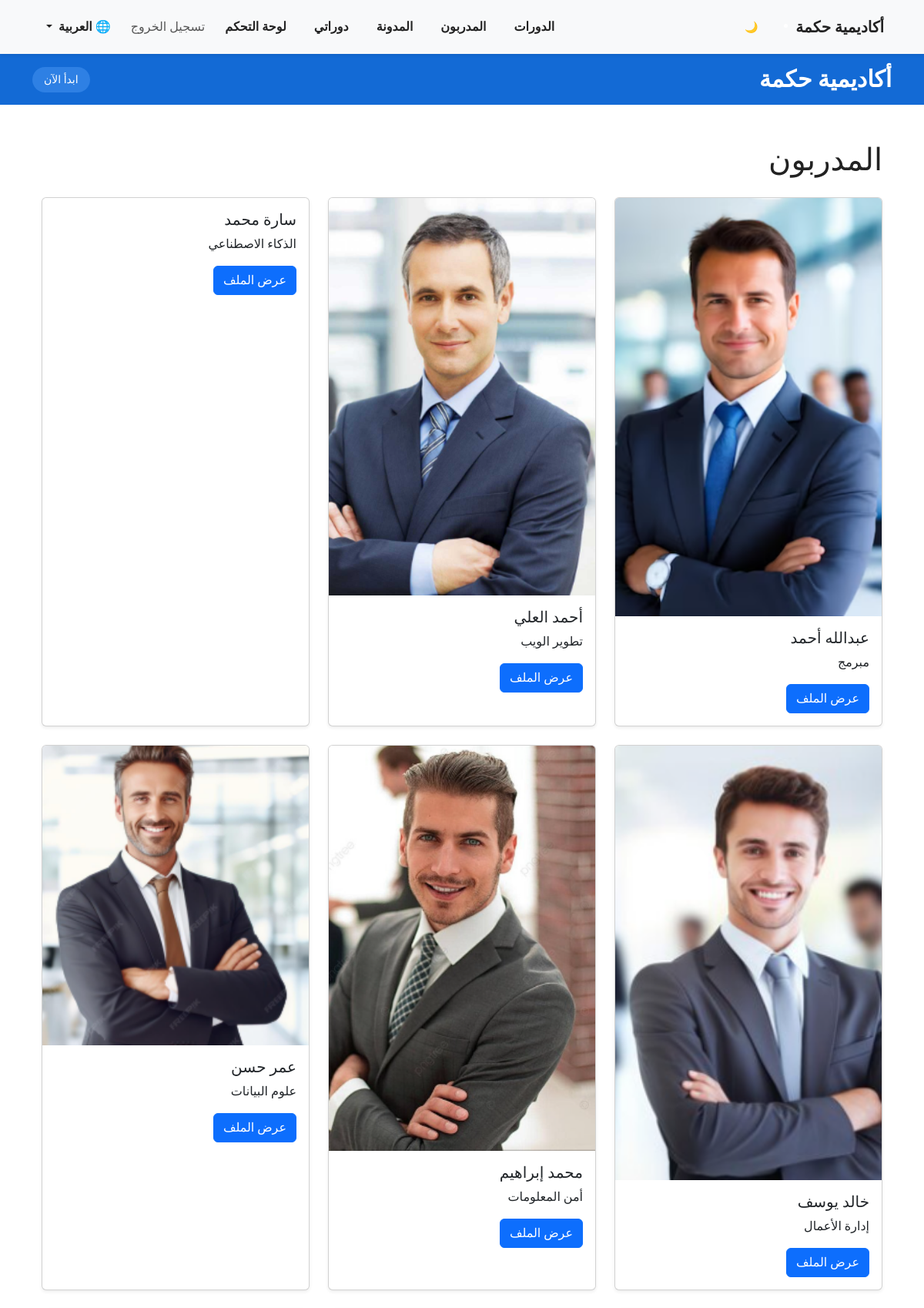
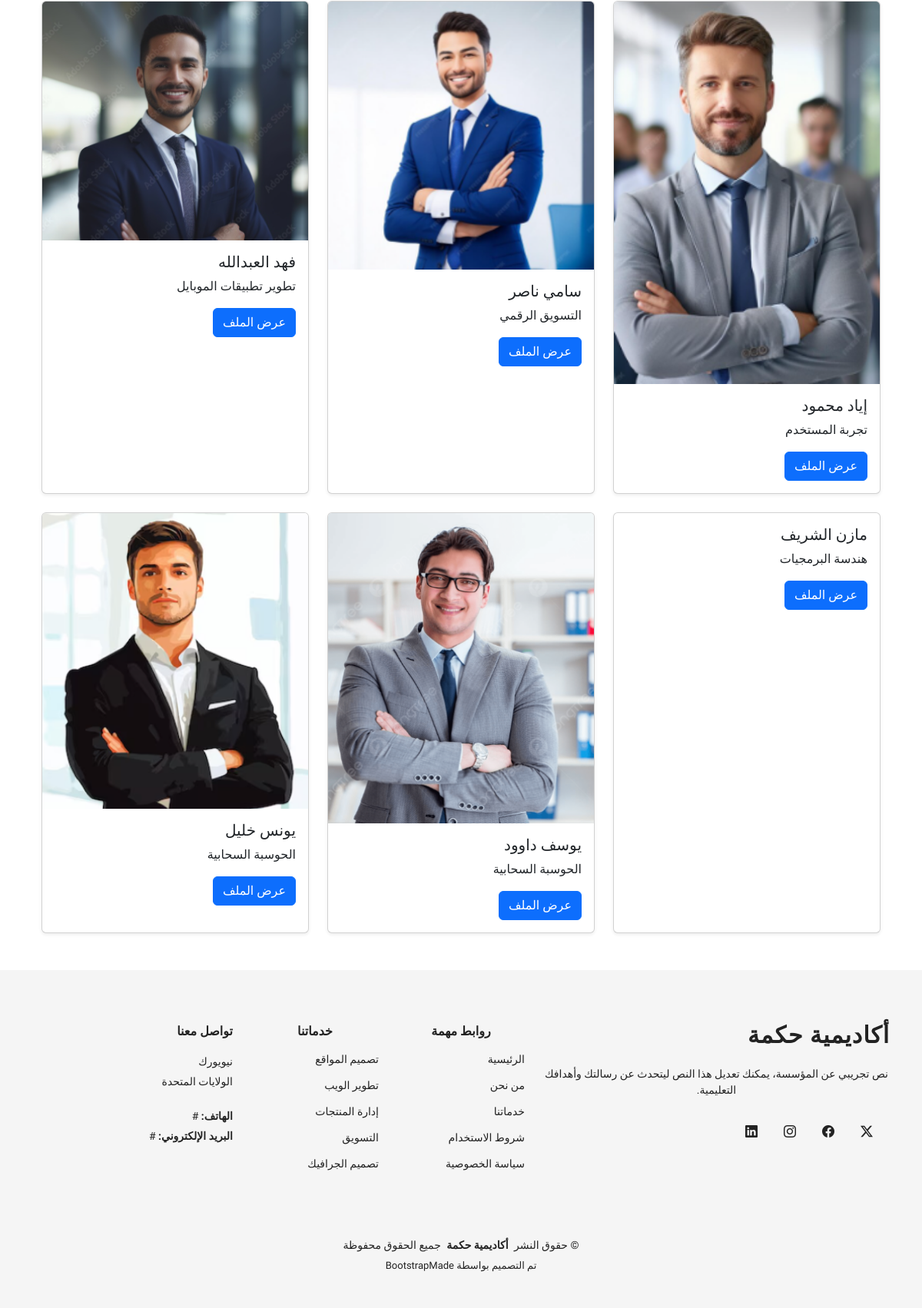
/ar/courses/instructors/ (signed in), run on the app's committed database (2 pictures, top to bottom).
### courses/models.py (models this page shows, shortened)
class Instructor(models.Model):
    full_name = models.CharField(max_length=100, verbose_name=_("الاسم الكامل"))
    bio = models.TextField(blank=True, verbose_name=_("نبذة"))
    specialty = models.CharField(max_length=100, blank=True, verbose_name=_("التخصص"))
    photo = models.ImageField(upload_to='instructors/', blank=True, null=True, verbose_name=_("صورة المدرب"))
    email = models.EmailField(unique=True, verbose_name=_("البريد الإلكتروني"))
    rating = models.FloatField(default=0.0, verbose_name=_("التقييم"))
    facebook = models.URLField(blank=True, verbose_name=_("فيسبوك"))
    twitter = models.URLField(blank=True, verbose_name=_("تويتر"))
    linkedin = models.URLField(blank=True)
    user = models.OneToOneField(User, on_delete=models.CASCADE, related_name='instructor_profile')

### courses/views.py (the view)
# urls.py: path('instructors/', views.instructors_view, name='instructors'),
@login_required
def instructors_view(request):
    instructors = Instructor.objects.all()
    return render(request, 'courses/instructors.html', {'instructors': instructors})

### courses/templates/courses/instructors.html
{% extends 'base.html' %}
{% load i18n static %}
{% block content %}
<div class="container my-5">
    <h1 class="mb-4">{% trans "المدربون" %}</h1>
    <div class="row g-4">
        {% for instructor in instructors %}
        <div class="col-md-4">
            <div class="card h-100 shadow-sm">
                {% if instructor.photo %}
                <img src="{{ instructor.photo.url }}" class="card-img-top" alt="{{ instructor.full_name }}">
                {% endif %}
                <div class="card-body">
                    <h5 class="card-title">{{ instructor.full_name }}</h5>
                    <p class="card-text">{{ instructor.specialty }}</p>
                    <a href="{% url 'courses:instructor_profile' instructor.id %}" class="btn btn-primary">{% trans "عرض الملف" %}</a>
                </div>
            </div>
        </div>
        {% empty %}
        <p>{% trans "لا يوجد مدربون بعد." %}</p>
        {% endfor %}
    </div>
</div>
{% endblock %}

### data on the page
Instructor: photo (picture), full_name "عبدالله أحمد", specialty "مبرمج"
Instructor: photo (picture), full_name "أحمد العلي", specialty "تطوير الويب"
Instructor: full_name "سارة محمد", specialty "الذكاء الاصطناعي"
Instructor: photo (picture), full_name "خالد يوسف", specialty "إدارة الأعمال"
Instructor: photo (picture), full_name "محمد إبراهيم", specialty "أمن المعلومات"
Instructor: photo (picture), full_name "عمر حسن", specialty "علوم البيانات"
Instructor: photo (picture), full_name "إياد محمود", specialty "تجربة المستخدم"
Instructor: photo (picture), full_name "سامي ناصر", specialty "التسويق الرقمي"
Instructor: photo (picture), full_name "فهد العبدالله", specialty "تطوير تطبيقات الموبايل"
Instructor: full_name "مازن الشريف", specialty "هندسة البرمجيات"
Instructor: photo (picture), full_name "يوسف داوود", specialty "الحوسبة السحابية"
Instructor: photo (picture), full_name "يونس خليل", specialty "الحوسبة السحابية"
